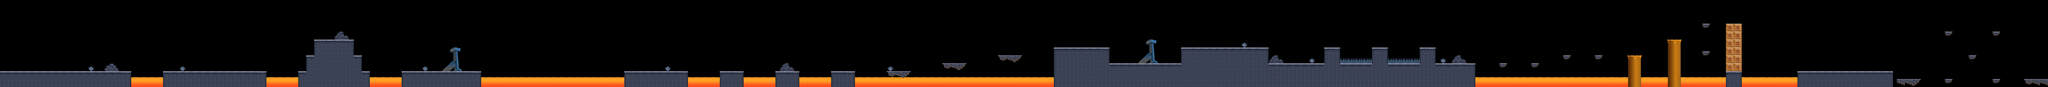

The image is a tile-based game level rendered from a .tmx file. Its description and source (layers, tilesets, objects; grid data summarised) follow:
An orthogonal 515x22 tile map with 32x32 px tiles, 3 tile layers (layer3, layer2, layer1) and 191 objects.

<map version="1.0" orientation="orthogonal" renderorder="right-down" width="515" height="22" tilewidth="32" tileheight="32" nextobjectid="383">
 <tileset firstgid="1" name="Tileset_2" tilewidth="32" tileheight="32" spacing="2" margin="1" tilecount="364" columns="26">
  <image source="gfx/game/Tileset_4.png" width="884" height="476" />
 </tileset>
 <layer name="layer3" width="515" height="22">
  <data>[11330 cells, 195 non-empty, 83 distinct tile ids]</data>
 </layer>
 <layer name="layer2" width="515" height="22">
  <data>[11330 cells, 750 non-empty, 6 distinct tile ids]</data>
 </layer>
 <layer name="layer1" width="515" height="22">
  <data>[11330 cells, 1820 non-empty, 64 distinct tile ids]</data>
 </layer>
 <objectgroup name="finish">
  <object id="192" x="14528" y="576" />
 </objectgroup>
 <objectgroup name="checkpoint">
  <object id="193" x="7232" y="480" />
 </objectgroup>
 <objectgroup name="player">
  <object id="194" x="576" y="480" />
 </objectgroup>
 <objectgroup name="coins">
  <object id="195" x="15840" y="64" />
  <object id="196" x="15904" y="64" />
  <object id="197" x="15968" y="64" />
  <object id="198" x="15776" y="64" />
  <object id="199" x="15584" y="64" />
  <object id="200" x="15520" y="64" />
  <object id="201" x="15456" y="64" />
  <object id="202" x="16160" y="64" />
  <object id="203" x="16224" y="64" />
  <object id="204" x="16288" y="64" />
  <object id="205" x="16160" y="480" />
  <object id="206" x="16224" y="480" />
  <object id="207" x="15520" y="480" />
  <object id="208" x="15584" y="480" />
  <object id="209" x="15840" y="288" />
  <object id="210" x="15906" y="289" />
  <object id="211" x="15968" y="288" />
  <object id="212" x="15776" y="288" />
  <object id="213" x="704" y="160" />
  <object id="214" x="768" y="160" />
  <object id="215" x="832" y="160" />
  <object id="216" x="896" y="160" />
  <object id="217" x="3424" y="384" />
  <object id="218" x="3488" y="384" />
  <object id="219" x="3552" y="384" />
  <object id="220" x="5216" y="160" />
  <object id="221" x="5280" y="160" />
  <object id="222" x="5344" y="160" />
  <object id="223" x="5824" y="384" />
  <object id="224" x="5888" y="384" />
  <object id="225" x="5952" y="384" />
  <object id="226" x="9088" y="320" />
  <object id="227" x="9024" y="320" />
  <object id="228" x="9408" y="320" />
  <object id="229" x="9344" y="320" />
  <object id="230" x="10368" y="320" />
  <object id="231" x="10432" y="320" />
  <object id="232" x="10496" y="320" />
  <object id="233" x="10880" y="192" />
  <object id="234" x="10944" y="192" />
  <object id="235" x="11264" y="192" />
  <object id="236" x="11328" y="192" />
  <object id="237" x="12192" y="320" />
  <object id="238" x="12256" y="320" />
  <object id="239" x="12703" y="221" />
  <object id="240" x="12768" y="224" />
  <object id="241" x="11680" y="64" />
  <object id="242" x="11744" y="64" />
  <object id="243" x="11680" y="128" />
  <object id="244" x="11744" y="128" />
  <object id="245" x="13728" y="256" />
  <object id="246" x="13728" y="320" />
  <object id="247" x="13728" y="384" />
 </objectgroup>
 <objectgroup name="hidden_bonus_level">
  <object id="248" x="15424" y="480">
   <properties>
    <property name="1" value="clouds_enter" />
   </properties>
  </object>
  <object id="249" x="15232" y="672">
   <properties>
    <property name="1" value="isHiddenBonus" />
    <property name="2" value="cloud" />
   </properties>
  </object>
  <object id="250" x="15456" y="672" width="832" height="32">
   <properties>
    <property name="1" value="clouds_exit" />
   </properties>
  </object>
  <object id="251" x="8704" y="32">
   <properties>
    <property name="1" value="clouds_finish" />
   </properties>
  </object>
 </objectgroup>
 <objectgroup name="bonus_blocks">
  <object id="252" x="704" y="384">
   <properties>
    <property name="1" value="coin" />
   </properties>
  </object>
  <object id="253" x="768" y="384">
   <properties>
    <property name="1" value="coin" />
   </properties>
  </object>
  <object id="254" x="832" y="384">
   <properties>
    <property name="1" value="coin" />
   </properties>
  </object>
  <object id="255" x="896" y="384">
   <properties>
    <property name="1" value="coin" />
   </properties>
  </object>
  <object id="256" x="2624" y="128">
   <properties>
    <property name="1" value="coin" />
   </properties>
  </object>
  <object id="257" x="2752" y="128">
   <properties>
    <property name="1" value="coin" />
   </properties>
  </object>
  <object id="258" x="5280" y="384">
   <properties>
    <property name="1" value="coin" />
   </properties>
  </object>
  <object id="259" x="7680" y="320">
   <properties>
    <property name="1" value="baloon" />
   </properties>
  </object>
 </objectgroup>
 <objectgroup name="hidden_blocks">
  <object id="260" x="16384" y="448">
   <properties>
    <property name="1" value="mush" />
   </properties>
  </object>
  <object id="261" x="2688" y="128">
   <properties>
    <property name="1" value="mush" />
   </properties>
  </object>
  <object id="262" x="10720" y="192">
   <properties>
    <property name="1" value="diamond" />
   </properties>
  </object>
  <object id="263" x="3488" y="160">
   <properties>
    <property name="1" value="mush" />
   </properties>
  </object>
  <object id="264" x="3424" y="160">
   <properties>
    <property name="1" value="coin" />
   </properties>
  </object>
  <object id="265" x="3552" y="160">
   <properties>
    <property name="1" value="coin" />
   </properties>
  </object>
 </objectgroup>
 <objectgroup name="destroyable_blocks">
  <object id="266" x="5344" y="384">
   <properties>
    <property name="1" value="1" />
   </properties>
  </object>
  <object id="267" x="5216" y="384">
   <properties>
    <property name="1" value="1" />
   </properties>
  </object>
  <object id="268" x="8704" y="192">
   <properties>
    <property name="1" value="1" />
   </properties>
  </object>
  <object id="269" x="8768" y="192">
   <properties>
    <property name="1" value="1" />
   </properties>
  </object>
  <object id="270" x="8640" y="192">
   <properties>
    <property name="1" value="1" />
   </properties>
  </object>
  <object id="271" x="8576" y="192">
   <properties>
    <property name="1" value="1" />
    <property name="2" value="star" />
   </properties>
  </object>
  <object id="272" x="8832" y="192">
   <properties>
    <property name="1" value="1" />
   </properties>
  </object>
  <object id="273" x="6336" y="384">
   <properties>
    <property name="1" value="1" />
   </properties>
  </object>
  <object id="274" x="6336" y="160">
   <properties>
    <property name="1" value="1" />
    <property name="2" value="coin" />
   </properties>
  </object>
  <object id="275" x="6400" y="160">
   <properties>
    <property name="1" value="1" />
   </properties>
  </object>
  <object id="276" x="6272" y="160">
   <properties>
    <property name="1" value="1" />
   </properties>
  </object>
  <object id="277" x="11840" y="32">
   <properties>
    <property name="1" value="1" />
   </properties>
  </object>
  </objectgroup>
 <objectgroup name="stand_destroy_blocks" />
 <objectgroup name="enemies">
  <!-- 51 objects omitted --></objectgroup>
 <objectgroup name="enemies_obstacles" />
 <objectgroup name="trampoline" />
 <objectgroup name="platform_horizontal" />
 <objectgroup name="platform_vertical" />
 <objectgroup name="platform_vertical_multiple" />
 <objectgroup name="platform_gravity">
  <!-- 1 objects omitted --></objectgroup>
 <objectgroup name="platform_zigzag" />
 <objectgroup name="platform_motor">
  <!-- 3 objects omitted --></objectgroup>
 <objectgroup name="platform_motor_big" />
 <objectgroup name="trap">
  <!-- 2 objects omitted --></objectgroup>
 <objectgroup name="physics">
  <!-- 41 objects omitted --></objectgroup>
</map>
<!-- 105 of 191 objects omitted -->
